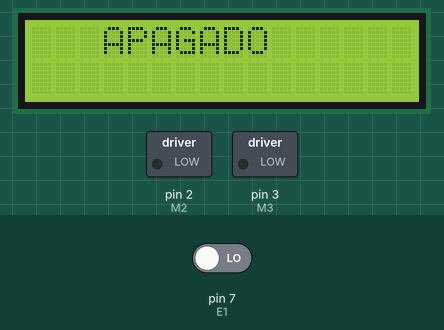
A sketch run on a simulated Arduino Uno, built with avr-gcc and run on an emulated ATmega328P. Parts: 16×2 character LCD, switched loads named in the sketch (green lamp = pin HIGH). Wiring (inferred from the names in the program): LM75 temperature sensor at I2C address 0x48. Inputs (shaded band) come from the test bench; at power-on: pin 7 (E1) LOW.

Above: at 1.2 s.
1.3 s: pin 7 (E1) driven HIGH
At 1.61 s:
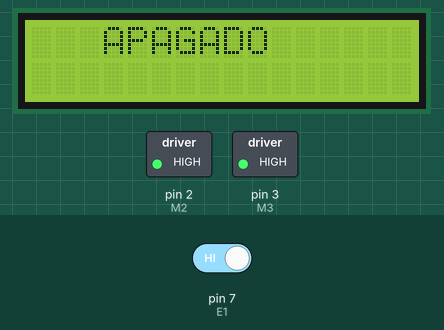
At 2.5 s:
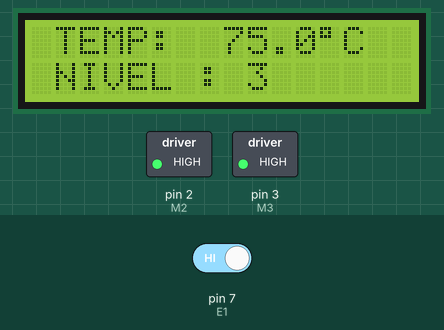
Timing chart, 0 to 4.3 s (numbered marks = the images above; inputs shaded):
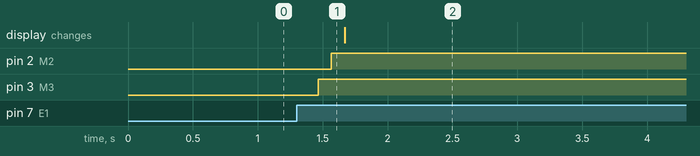

Measured:
- after the input at 1.3 s, pin 2 (M2): LOW → HIGH after 0.26 s; pin 3 (M3): LOW → HIGH after 0.16 s

The sketch:

Prueba.ino
```cpp
#include <Wire.h>            // include Arduino Wire library (required for I2C devices)
#include <LiquidCrystal.h>   // include Arduino LCD library


// LCD module connections (RS, E, D4, D5, D6, D7)
LiquidCrystal lcd(13,12,11,10,9,8);

// define DS1621 I2C slave address (1001+A2+A1+A0)
// A2, A1 & A0 connected to GND --> 1001000 = 0x48
#define DS1621_ADDRESS  0x48
const int E1 = 7;
const int E2 = 6;
int state = 0;


//----- de 1 motor-------
#define M2 2
#define M3 3


void setup(void) {
  lcd.begin(16, 2);     // set up the LCD's number of columns and rows
  lcd.setCursor(3, 0);  // move cursor to column 0, row 0 [position (0, 0)]
  lcd.print("APAGADO ");
   pinMode (E1, INPUT);
   pinMode (E2, INPUT);
  Wire.begin();           // join i2c bus
  // initialize DS1621 sensor
  Wire.beginTransmission(DS1621_ADDRESS); // connect to DS1621 (send DS1621 address)
  Wire.write(0xAC);                       // send configuration register address (Access Config)
  Wire.write(0);                          // perform continuous conversion
  Wire.beginTransmission(DS1621_ADDRESS); // send repeated start condition
  Wire.write(0xEE);                       // send start temperature conversion command
  Wire.endTransmission();                 // stop transmission and release the I2C bus

  //----- de 1 motor-------
  pinMode(M2,OUTPUT) ;
  pinMode(M3,OUTPUT) ;
}

// variables
char c_buffer[8], f_buffer[8];

// main loop
void loop() {

  state = digitalRead(E1);
  delay(100);
  if(state == HIGH){
    //    // wait a second
    // get temperature in tenths °C
    int16_t c_temp = get_temperature();
    if(c_temp <= 180) {// if temperature < 18 °C

       /*------MOTORES-------*/
      digitalWrite(M3,0);
      delay(100);
      digitalWrite(M2,0);
      delay(100);

      if (c_temp <0 ) {   // if temperature < 0 °C
        c_temp = abs(c_temp);  // absolute value
        sprintf(c_buffer, "-%02u.%1u%cC", c_temp / 10, c_temp % 10, 223);
      }
      else{
        sprintf(c_buffer, " %02u.%1u%cC", c_temp / 10, c_temp % 10, 223);
      }
      lcd.clear();
      lcd.setCursor(1,0);
      lcd.print("TEMP: ");
      lcd.print(c_buffer);  // print c_buffer (temperature in °C)
      lcd.setCursor(1,1);
      lcd.print("NIVEL : 1");
    }
    if ((c_temp > 180)&&(c_temp < 250)){

       /*------MOTORES-------*/
      digitalWrite(M3,25);
      delay(100);
      digitalWrite(M2,0);
      delay(100);

      c_temp = abs(c_temp);  // absolute value
      sprintf(c_buffer, " %02u.%1u%cC", c_temp / 10, c_temp % 10, 223);
      lcd.clear();
      lcd.setCursor(1,0);
      lcd.print("TEMP: ");
      lcd.print(c_buffer);  // print c_buffer (temperature in °C)
      lcd.setCursor(1,1);
      lcd.print("NIVEL : 2");
    }
    if(c_temp >=250) {// if temperature >= 25.0 °C

       /*------MOTORES-------*/
      digitalWrite(M3,25);
      delay(100);
      digitalWrite(M2,25);
      delay(100);

      c_temp = abs(c_temp);  // absolute value
      sprintf(c_buffer, " %02u.%1u%cC", c_temp / 10, c_temp % 10, 223);
      lcd.clear();
      lcd.setCursor(1,0);
      lcd.print("TEMP: ");
      lcd.print(c_buffer);  // print c_buffer (temperature in °C)
      lcd.setCursor(1,1);
      lcd.print("NIVEL : 3");
    }
    if(state!= HIGH){
    lcd.clear();
    lcd.setCursor(3,0);
    lcd.print("APAGADO");
    }
  }
}

int16_t get_temperature() {
  Wire.beginTransmission(DS1621_ADDRESS); // connect to DS1621 (send DS1621 address)
  Wire.write(0xAA);                       // read temperature command
  Wire.endTransmission(false);            // send repeated start condition
  Wire.requestFrom(DS1621_ADDRESS, 2);    // request 2 bytes from DS1621 and release I2C bus at end of reading
  uint8_t t_msb = Wire.read();            // read temperature MSB register
  uint8_t t_lsb = Wire.read();            // read temperature LSB register

  // calculate full temperature (raw value)
  int16_t raw_t = (int8_t)t_msb << 1 | t_lsb >> 7;
  // convert raw temperature value to tenths °C
  raw_t = raw_t * 10/2;
  return raw_t;
}
```
